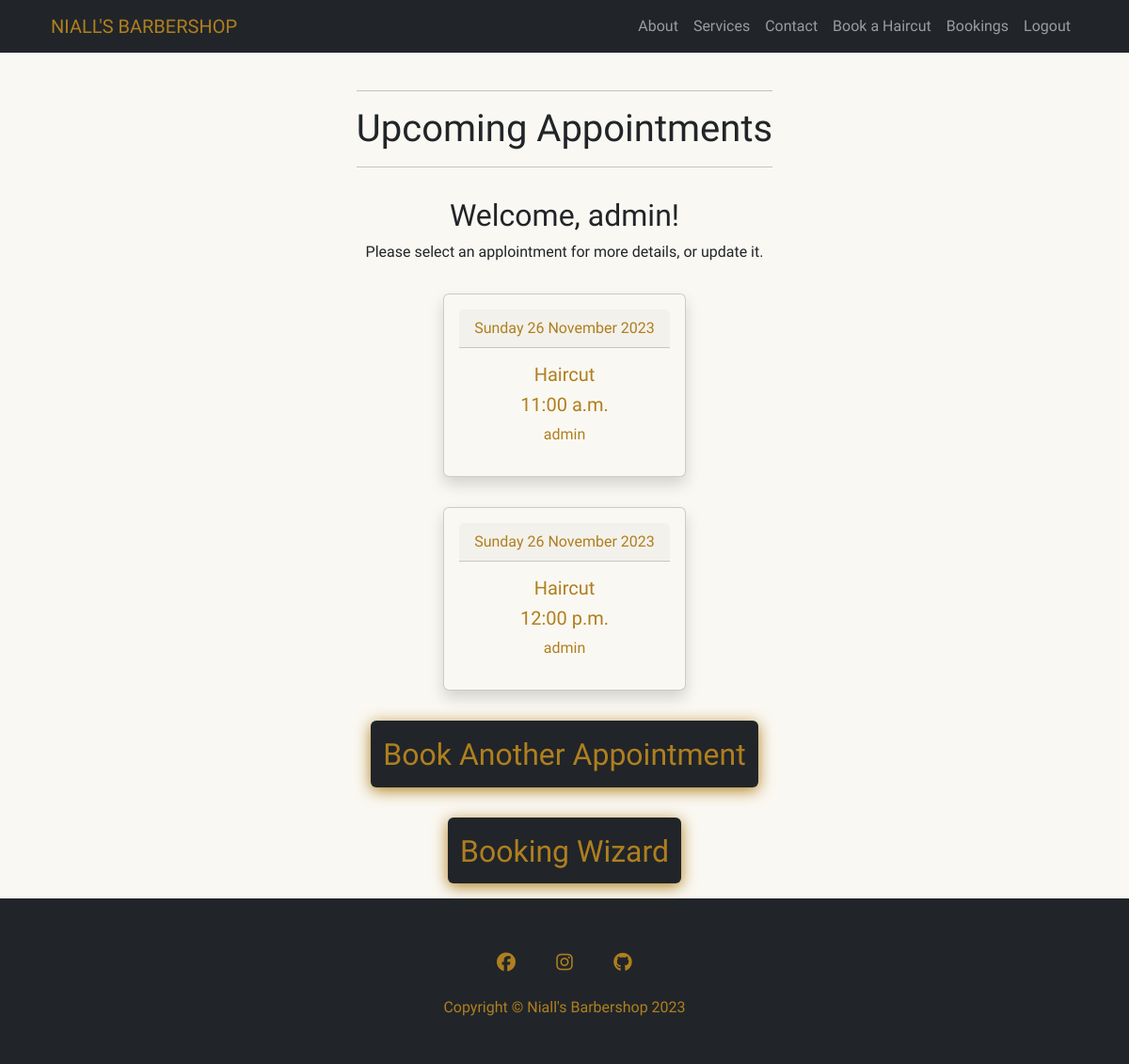
Page /booking/ (signed in) on the committed database.
### booking_system/models.py (models this page shows, shortened)
class Booking(models.Model):
    username = models.ForeignKey(User, on_delete=models.CASCADE,
                                 related_name='username_booking')
    date_of_booking = models.DateField()
    service_name = models.ForeignKey(Services, on_delete=models.CASCADE,
                                     related_name='service_name_booking')
    start_time = models.TimeField(choices=BOOKING_TIME)
    end_time = models.TimeField(editable=False, blank=True, null=True)
    confirmed = models.BooleanField(default=False)
    class Meta:
        ordering = ['date_of_booking', 'start_time']

class Services(models.Model):
    service_name = models.CharField(max_length=250)
    session_length = models.DurationField()
    cost = models.DecimalField(max_digits=8, decimal_places=2)
    def __str__(self):
        return self.service_name

### booking_system/views.py (the view)
# urls.py: path('booking/', views.BookingsListView.as_view(),
class BookingsListView(LoginRequiredMixin, ListView):
    model = Booking
    template_name = 'booking_system/booking_home.html'
    paginate_by = 25
    def get_queryset(self):
        if self.request.user.is_superuser:
            queryset = Booking.objects.filter(
                date_of_booking__gte=date.today()).order_by(
                    'date_of_booking', 'start_time')
            return queryset
        else:
            return Booking.objects.filter(
                username=self.request.user).filter(
                    date_of_booking__gte=date.today())

### booking_system/templates/booking_system/booking_home.html (shortened to what this page needs)
{% extends "base.html" %}
{% block content %}
{% load account %}
<div class="container mt-5 text-center push-down">
    <div class="container heading">
        <hr>
        <h1>Upcoming Appointments</h1>
        <hr>
    </div>
        <h2 class="pt-3">Welcome, {% user_display user %}!</h2>
    <p>Please select an applointment for more details, or update it.</p>
        {% if object_list %}
            {% for booking in object_list %}
            <div class=''>
                <div class="d-flex justify-content-center ">
                <a href="{% url 'booking-detail' booking.id %}" class="link-underline link-underline-opacity-0">
                    <div class="card shadow p-3 m-3 text-center custom-button-light-gold">
                        <div class="card-header">
                            <p class="p-0 m-0">{{ booking.date_of_booking|date:"l j F Y" }}</p>
                        </div>
                        <h5 class="mt-3">{{ booking.service_name }}</h5>
                        <h5>{{ booking.start_time|date:"g:i a" }} </h5>
                        {% if user.is_superuser %}
                        <p>{{ booking.username }}</p>
                        {% endif %}
                    </div>
                </a>
            </div>
            </div>
            {% endfor %}
            <a href="{% url 'booking-create' %}" class="link-underline link-underline-opacity-0">
                <div class="d-flex justify-content-center p-3">
                    <button class="btn custom-button-dark-gold pt-3 " type="button"><h2>Book Another Appointment</h2></button>
                </div>
            </a>
        {% endif %}
        <a href="{% url 'booking-wizard' %}" class="link-underline link-underline-opacity-0">
            <div class="d-flex justify-content-center p-3">
                <button class="btn custom-button-dark-gold pt-3 " type="button"><h2>Booking Wizard</h2></button>
            </div>
        </a>
</div>
{% endblock %}

### static/css/style.css (style rules this page uses)
:root { --clr-gold: #af7f1f; --clr-light: #faf8f2; --clr-dark: #212529; }
body { font-family: 'Tenor Sans', sans-serif; background-color: var(--clr-light); }
h1, h2, h3, h4, h5 { font-family: 'Sancreek', serif; }
.custom-button-dark-gold { transition: .5s ease-in-out; background-color: var(--clr-dark); color: var(--clr-gold); box-shadow: 0 0.2rem 1rem var(--clr-gold); }
.custom-button-light-gold { transition: .5s ease-in-out; background-color: var(--clr-light); color: var(--clr-gold); box-shadow: 0 0.2rem 1rem var(--clr-gold); }
.push-down { position: relative; top: 3rem; }
.heading { width: fit-content; }

### rows in the picture
Booking: date_of_booking "Sunday 26 November 2023", service_name "Haircut", start_time "11:00 a.m.", username "admin"
Booking: date_of_booking "Sunday 26 November 2023", service_name "Haircut", start_time "12:00 p.m.", username "admin"
